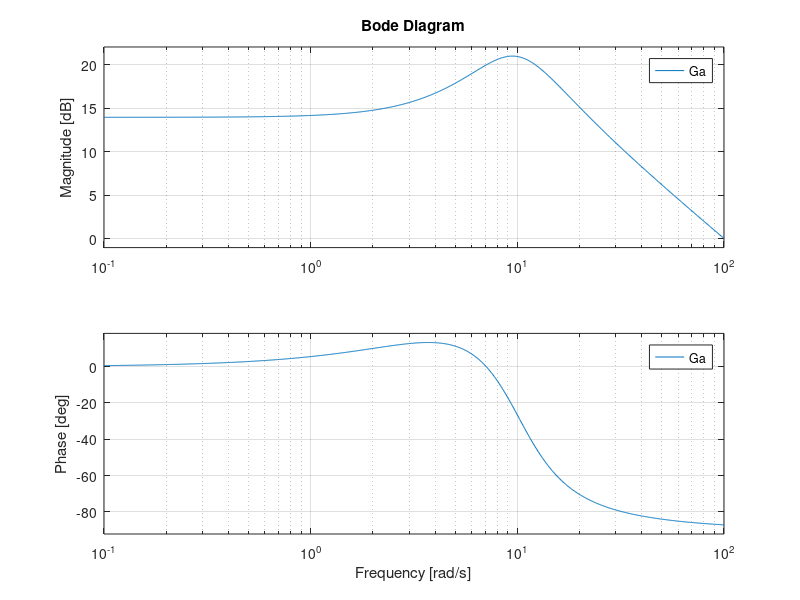

Recreate this plot in MATLAB.
% Exercicio4
    % ESCOLHER A FUNÇÃO QUE QUER PLOTAR

    
% a
    num = [100 500];
    den = [1 10 100];
    
    Ga = tf(num, den);
    bode (Ga);

% b
    num = [-100 -500];
    den = [1 10 100];
    
    Gb = tf(num, den);
    %bode (Gb);


% c
    num = [25];
    den = [1 4 25];
    
    Gc = tf(num, den);
    %bode (Gc);

% d
    num = [9 1.8 9];
    den = [1 1.2 9 0];
    
    Gd = tf(num, den);
    %bode (Gd);

